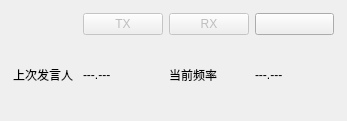
<?xml version="1.0" encoding="UTF-8"?>
<ui version="4.0">
 <class>SubWindow</class>
 <widget class="QWidget" name="SubWindow">
  <property name="geometry">
   <rect>
    <x>0</x>
    <y>0</y>
    <width>347</width>
    <height>121</height>
   </rect>
  </property>
  <property name="windowTitle">
   <string>SubWindow</string>
  </property>
  <layout class="QGridLayout" name="gridLayout">
   <property name="leftMargin">
    <number>4</number>
   </property>
   <property name="topMargin">
    <number>4</number>
   </property>
   <property name="rightMargin">
    <number>4</number>
   </property>
   <property name="bottomMargin">
    <number>4</number>
   </property>
   <item row="0" column="0">
    <widget class="QWidget" name="sub_widget" native="true">
     <layout class="QGridLayout" name="gridLayout_2">
      <property name="leftMargin">
       <number>9</number>
      </property>
      <property name="topMargin">
       <number>9</number>
      </property>
      <property name="rightMargin">
       <number>9</number>
      </property>
      <property name="bottomMargin">
       <number>9</number>
      </property>
      <item row="1" column="2">
       <widget class="QLabel" name="label_rx_callsign_v">
        <property name="text">
         <string>---.---</string>
        </property>
       </widget>
      </item>
      <item row="1" column="4">
       <widget class="QLabel" name="label_current_freq_v">
        <property name="text">
         <string>---.---</string>
        </property>
       </widget>
      </item>
      <item row="1" column="0">
       <widget class="QLabel" name="label_rx_callsign">
        <property name="text">
         <string>上次发言人</string>
        </property>
       </widget>
      </item>
      <item row="0" column="0">
       <widget class="QLabel" name="label_logo">
        <property name="maximumSize">
         <size>
          <width>64</width>
          <height>64</height>
         </size>
        </property>
        <property name="text">
         <string/>
        </property>
        <property name="pixmap">
         <pixmap resource="../../../resource.qrc">:/icon/logo</pixmap>
        </property>
        <property name="scaledContents">
         <bool>true</bool>
        </property>
       </widget>
      </item>
      <item row="1" column="3">
       <widget class="QLabel" name="label_current_freq">
        <property name="sizePolicy">
         <sizepolicy hsizetype="Preferred" vsizetype="Preferred">
          <horstretch>0</horstretch>
          <verstretch>0</verstretch>
         </sizepolicy>
        </property>
        <property name="minimumSize">
         <size>
          <width>60</width>
          <height>25</height>
         </size>
        </property>
        <property name="text">
         <string>当前频率</string>
        </property>
       </widget>
      </item>
      <item row="0" column="4">
       <widget class="QPushButton" name="button_full_window">
        <property name="text">
         <string/>
        </property>
        <property name="icon">
         <iconset resource="../../../resource.qrc">
          <normaloff>:/icon/full</normaloff>:/icon/full</iconset>
        </property>
       </widget>
      </item>
      <item row="0" column="3">
       <widget class="IndicatorButton" name="button_rx">
        <property name="enabled">
         <bool>false</bool>
        </property>
        <property name="cursor">
         <cursorShape>ForbiddenCursor</cursorShape>
        </property>
        <property name="text">
         <string>RX</string>
        </property>
       </widget>
      </item>
      <item row="0" column="2">
       <widget class="IndicatorButton" name="button_tx">
        <property name="enabled">
         <bool>false</bool>
        </property>
        <property name="cursor">
         <cursorShape>ForbiddenCursor</cursorShape>
        </property>
        <property name="text">
         <string>TX</string>
        </property>
       </widget>
      </item>
     </layout>
    </widget>
   </item>
  </layout>
 </widget>
 <customwidgets>
  <customwidget>
   <class>IndicatorButton</class>
   <extends>QPushButton</extends>
   <header>src/ui/component/indicator_button.h</header>
  </customwidget>
 </customwidgets>
 <resources>
  <include location="../../../resource.qrc"/>
 </resources>
 <connections/>
</ui>
